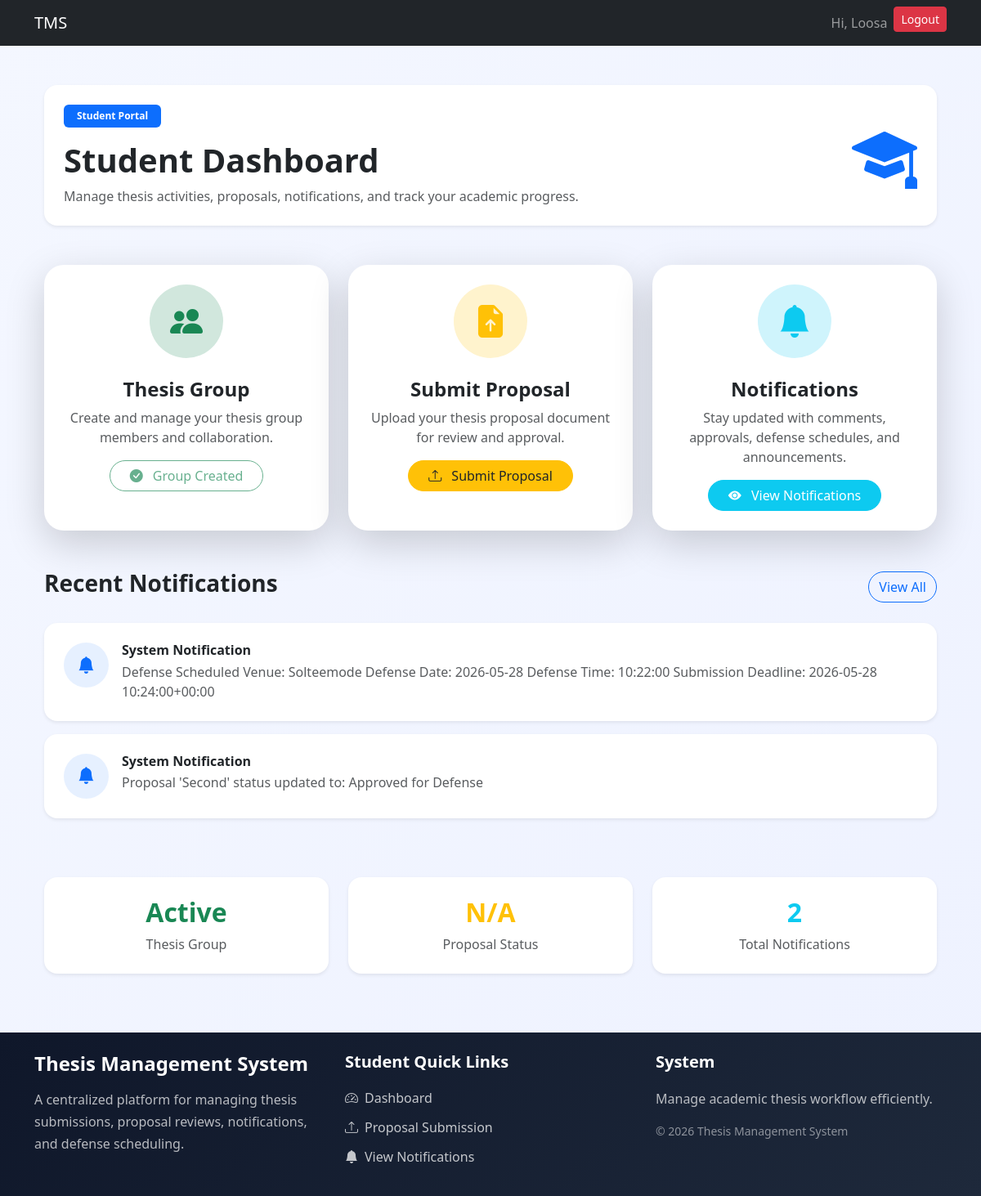
The page /student/dashboard/ (signed in) on the database its author committed.
### users/models.py (models this page shows, shortened)
class User(AbstractUser):
    username = models.CharField(max_length=100, unique=True)
    email = models.EmailField(unique=True)
    role = models.CharField(max_length=10, choices=ROLE_CHOICES)
    USERNAME_FIELD = "email"
    REQUIRED_FIELDS = ["username"]

### notification/models.py (models this page shows, shortened)
class Notification(models.Model):
    user = models.ForeignKey(User,on_delete=models.CASCADE)
    sent_by = models.ForeignKey(User,on_delete=models.SET_NULL,null=True,related_name='sent_notifications')
    message = models.TextField()
    is_read = models.BooleanField(default=False)
    created_at = models.DateTimeField(auto_now_add=True)
    is_popup_shown = models.BooleanField(default=False)

### users/decorators.py (the view)
    def wrapper(request, *args, **kwargs):
        if request.user.role != 'student':
            return redirect('login')
        return view_func(request, *args, **kwargs)

### users/views.py (called while the page is built)
@login_required
@student_required
def student_dashboard(request):
    student = Student.objects.get(
        user=request.user
    )
    has_group = GroupMember.objects.filter(
        student=student
    ).exists()
    notifications = Notification.objects.filter(
        user=request.user
    ).order_by('-created_at')
    latest_notification = Notification.objects.filter(
        user=request.user,
        is_popup_shown=False
    ).order_by('-created_at').first()
    if latest_notification:
        latest_notification.is_popup_shown = True
        latest_notification.save()
    context = {
        'has_group': has_group,
        'notifications': notifications,
        'latest_notification': latest_notification
    }
    return render(request,'student/dashboard.html',context)

### users/templates/student/dashboard.html (shortened to what this page needs)
{% extends "base.html" %}
{% block start %}
<div class="container py-4">
    <div class="welcome-section mb-5 p-4 rounded-4 shadow-sm">
        <div class="d-flex flex-column flex-md-row justify-content-between align-items-center">
            <div>
                <span class="badge bg-primary px-3 py-2 mb-3">
                    Student Portal
                </span>
                <h1 class="fw-bold mb-2">
                    Student Dashboard
                </h1>
                <p class="text-muted mb-0">
                    Manage thesis activities, proposals, notifications,
                    and track your academic progress.
                </p>
            </div>
            <div class="mt-3 mt-md-0">
                <i class="bi bi-mortarboard-fill dashboard-icon"></i>
            </div>
        </div>
    </div>
    <div class="row g-4">
        <div class="col-lg-4 col-md-6">
            <div class="card dashboard-card border-0 shadow-lg h-100">
                <div class="card-body text-center p-4">
                    <div class="icon-box bg-success-subtle text-success mb-4">
                        <i class="bi bi-people-fill"></i>
                    </div>
                    <h4 class="fw-bold">
                        Thesis Group
                    </h4>
                    <p class="text-muted">
                        Create and manage your thesis group members and collaboration.
                    </p>
                    {% if not has_group %}
                    <a href="{% url 'create_group' %}" class="btn btn-success rounded-pill px-4">
                        <i class="bi bi-plus-circle me-2"></i>
                        Create Group
                    </a>
                    {% else %}
                    <button class="btn btn-outline-success rounded-pill px-4" disabled>
                        <i class="bi bi-check-circle-fill me-2"></i>
                        Group Created
                    </button>
                    {% endif %}
                </div>
            </div>
        </div>
        <div class="col-lg-4 col-md-6">
            <div class="card dashboard-card border-0 shadow-lg h-100">
                <div class="card-body text-center p-4">
                    <div class="icon-box bg-warning-subtle text-warning mb-4">
                        <i class="bi bi-file-earmark-arrow-up-fill"></i>
                    </div>
                    <h4 class="fw-bold">
                        Submit Proposal
                    </h4>
                    <p class="text-muted">
                        Upload your thesis proposal document for review and approval.
                    </p>
                    {% if has_group %}
                    <a href="{% url 'submit_proposal' %}" class="btn btn-warning text-dark rounded-pill px-4">
                        <i class="bi bi-upload me-2"></i>
                        Submit Proposal
                    </a>
                    {% else %}
                    <button class="btn btn-secondary rounded-pill px-4" disabled>
                        <i class="bi bi-lock-fill me-2"></i>
                        Create Group First
                    </button>
                    {% endif %}
                </div>
            </div>
        </div>
        <div class="col-lg-4 col-md-12">
            <div class="card dashboard-card border-0 shadow-lg h-100">
                <div class="card-body text-center p-4">
                    <div class="icon-box bg-info-subtle text-info mb-4">
                        <i class="bi bi-bell-fill"></i>
                    </div>
                    <h4 class="fw-bold">
                        Notifications
                    </h4>
                    <p class="text-muted">
                        Stay updated with comments, approvals,
                        defense schedules, and announcements.
                    </p>
                    <a href="{% url 'student_notifications' %}" class="btn btn-info text-white rounded-pill px-4">
                        <i class="bi bi-eye-fill me-2"></i>
                        View Notifications
                    </a>
                </div>
            </div>
        </div>
    </div>
    <div class="mt-5">
        <div class="d-flex justify-content-between align-items-center mb-4">
            <h3 class="fw-bold">
                Recent Notifications
            </h3>
            <a href="{% url 'student_notifications' %}" class="btn btn-outline-primary rounded-pill">
                View All
            </a>
        </div>
        {% if notifications %}
        {% for notification in notifications %}
        <div class="notification-card shadow-sm rounded-4 p-4 mb-3">
            <div class="d-flex align-items-start">
                <div class="notification-icon-small me-3">
                    <i class="bi bi-bell-fill"></i>
                </div>
                <div>
                    <h6 class="fw-bold mb-1">
                        System Notification
                    </h6>
                    <p class="text-muted mb-0">
                        {{ notification.message }}
                    </p>
                </div>
            </div>
        </div>
        {% endfor %}
        {% endif %}
    </div>
    <div class="row mt-5 g-4">
        <div class="col-md-4">
            <div class="stats-card shadow-sm rounded-4 p-4 text-center">
                <h2 class="fw-bold text-success">
                    Active
                </h2>
                <p class="text-muted mb-0">
                    Thesis Group
                </p>
            </div>
        </div>
        <div class="col-md-4">
            <div class="stats-card shadow-sm rounded-4 p-4 text-center">
                <h2 class="fw-bold text-warning">
                    {% if proposal_status == "approved for defense" %}
                        Approved
                    {% elif proposal_status == "Pending" %}
                        Pending
                    {% elif proposal_status == "Under Review" %}
                        Under Review
                    {% else %}
                        N/A
                    {% endif %}
                </h2>
                <p class="text-muted mb-0">
                    Proposal Status
                </p>
            </div>
        </div>
        <div class="col-md-4">
            <div class="stats-card shadow-sm rounded-4 p-4 text-center">
                <h2 class="fw-bold text-info">
                    {{ notifications|length }}
                </h2>
                <p class="text-muted mb-0">
                    Total Notifications
                </p>
            </div>
        </div>
    </div>
</div>
<link rel="stylesheet" href="https://cdn.jsdelivr.net/npm/bootstrap-icons@1.11.3/font/bootstrap-icons.min.css">
{% endblock %}

### users/templates/base.html (shortened to what this page needs)
<!DOCTYPE html>
<html lang="en">
<head>
    <link href="https://cdn.jsdelivr.net/npm/bootstrap@5.3.8/dist/css/bootstrap.min.css" rel="stylesheet">
</head>
<body>
    <nav class="navbar navbar-expand-lg navbar-dark bg-dark">
        <div class="container">
            {% if request.user.is_authenticated %}
            {% if request.user.role == 'student' %}
            <a class="navbar-brand" href="{% url 'student_dashboard' %}">
                TMS
            </a>
            {% elif request.user.role == 'lecturer' %}
            <a class="navbar-brand" href="{% url 'lecturer_dashboard' %}">
                TMS
            </a>
            {% elif request.user.role == 'admin' %}
            <a class="navbar-brand" href="{% url 'admin_dashboard' %}">
                TMS
            </a>
            {% endif %}
            {% else %}
            <a class="navbar-brand" href="{% url 'login' %}">
                TMS
            </a>
            {% endif %}
            <div class="collapse navbar-collapse" id="navbarNav">
                <ul class="navbar-nav ms-auto">
                    {% if request.user.is_authenticated %}
                    <li class="nav-item">
                        <span class="nav-link">Hi, {{ request.user.first_name }}</span>
                    </li>
                    <li class="nav-item">
                        <a href="/logout/" class="btn btn-danger btn-sm">Logout</a>
                    </li>
                    {% endif %}
                </ul>
            </div>
        </div>
    </nav>
    <div class="container mt-4">
        {% block start %}
        {% endblock %}
    </div>
    <footer class="footer-section mt-5">
        <div class="container py-4">
            <div class="row g-4">
                <div class="col-lg-4">
                    <h4 class="fw-bold text-white mb-3">
                        Thesis Management System
                    </h4>
                    <p class="footer-text">
                        A centralized platform for managing thesis submissions,
                        proposal reviews, notifications, and defense scheduling.
                    </p>
                </div>
                {% if request.user.role == "student" %}
                <div class="col-lg-4">
                    <h5 class="footer-title">
                        Student Quick Links
                    </h5>
                    <ul class="footer-links">
                        <li>
                            <a href="{% url 'student_dashboard' %}">
                                <i class="bi bi-speedometer2 me-2"></i>
                                Dashboard
                            </a>
                        </li>
                        <li>
                            <a href="{% url 'submit_proposal' %}">
                                <i class="bi bi-upload me-2"></i>
                                Proposal Submission
                            </a>
                        </li>
                        <li>
                            <a href="{% url 'student_notifications' %}">
                                <i class="bi bi-bell-fill me-2"></i>
                                View Notifications
                            </a>
                        </li>
                    </ul>
                </div>
                {% endif %}
                <div class="col-lg-4">
                    <h5 class="footer-title">
                        System
                    </h5>
                    <p class="footer-text mb-2">
                        Manage academic thesis workflow efficiently.
                    </p>
                    <p class="footer-copy">
                        © 2026 Thesis Management System
                    </p>
                </div>
            </div>
        </div>
    </footer>
    <link rel="stylesheet" href="https://cdn.jsdelivr.net/npm/bootstrap-icons@1.11.3/font/bootstrap-icons.min.css">
</body>
</html>

### users/templates/student/dashboard.html (style rules this page uses)
body { background: linear-gradient(to bottom right, #f4f7ff, #eef2ff); }
.rounded-4 { border-radius: 1.2rem; }
.welcome-section { background: white; }
.dashboard-icon { font-size: 5rem; color: #0d6efd; }
.dashboard-card { border-radius: 1.5rem; transition: all 0.3s ease; }
.icon-box { width: 90px; height: 90px; border-radius: 50%; display: flex; align-items: center; justify-content: center; margin: auto; font-size: 2.5rem; }
.stats-card { background: white; transition: 0.3s ease; }
.notification-card { background: white; transition: 0.3s ease; }
.notification-icon-small { width: 55px; height: 55px; border-radius: 50%; background: rgba(13, 110, 253, 0.1); color: #0d6efd; display: flex; align-items: center; justify-content: center; font-size: 1.3rem; flex-shrink: 0; }

### users/templates/base.html (style rules this page uses)
.footer-section { background: linear-gradient(135deg, #0f172a, #1e293b); color: white; margin-top: 80px; }
.footer-title { font-weight: 700; margin-bottom: 20px; color: #ffffff; }
.footer-text { color: rgba(255, 255, 255, 0.7); line-height: 1.7; }
.footer-copy { color: rgba(255, 255, 255, 0.5); margin-top: 15px; font-size: 14px; }
.footer-links { list-style: none; padding: 0; margin: 0; }
.footer-links li { margin-bottom: 12px; }
.footer-links a { color: rgba(255, 255, 255, 0.75); text-decoration: none; transition: 0.3s ease; display: inline-flex; align-items: center; }

### rows shown on the page
User: user.first_name "Loosa"
Notification: message "Defense Scheduled Venue: Solteemode Defense Date: 2026-05-28 Defense Time: 10:22:00 Submission Deadline: 2026-05-28 10:24:00+00:00"
Notification: message "Proposal 'Second' status updated to: Approved for Defense"

### other values the page prints
{{ notifications|length }} "2"
